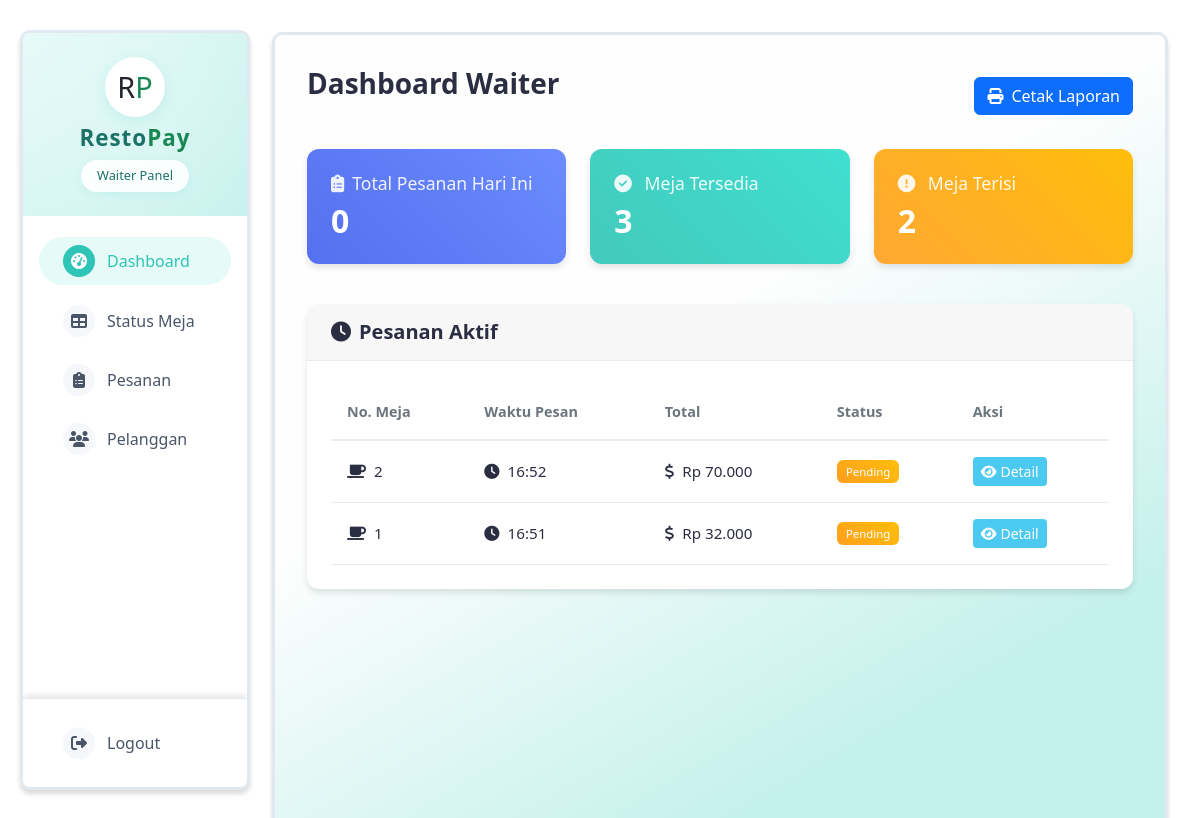
Page /waiter/index.php (signed in) on the committed database.
### tables this page shows
CREATE TABLE `orders` (
  `id` int(11) NOT NULL,
  `table_id` int(11) DEFAULT NULL,
  `waiter_id` int(11) DEFAULT NULL,
  `customer_id` int(11) DEFAULT NULL,
  `order_time` timestamp NOT NULL DEFAULT current_timestamp(),
  `status` enum('pending','completed') DEFAULT 'pending'
);

CREATE TABLE `tables` (
  `id` int(11) NOT NULL,
  `table_number` varchar(10) NOT NULL,
  `status` enum('available','occupied') DEFAULT 'available'
);

### waiter/index.php (the view, shortened to what this page needs)
<?php
require_once '../config/database.php';
include '../includes/header.php';
$stmt = $pdo->prepare("
    SELECT COUNT(*) as total_orders
    FROM orders
    WHERE waiter_id = ?
    AND DATE(order_time) = CURDATE()
");
$stmt->execute([$_SESSION['user_id']]);
$total_orders = $stmt->fetch()['total_orders'];
$stmt = $pdo->query("
    SELECT status, COUNT(*) as total
    FROM tables
    GROUP BY status
");
$table_stats = $stmt->fetchAll();
$stmt = $pdo->prepare("
    SELECT o.*, t.table_number,
    (SELECT SUM(oi.quantity * oi.price) FROM order_items oi WHERE oi.order_id = o.id) as total
    FROM orders o
    JOIN tables t ON o.table_id = t.id
    WHERE o.waiter_id = ?
    AND o.status = 'pending'
    ORDER BY o.order_time DESC
    LIMIT 5
");
$stmt->execute([$_SESSION['user_id']]);
$active_orders = $stmt->fetchAll();
?>
<div class="d-flex">
    <?php include '../includes/sidebar.php'; ?>
    <div class="container-fluid py-4">
        <div class="d-flex justify-content-between align-items-center">
            <h2 class="dashboard-title">Dashboard Waiter</h2>
            <button class="btn btn-primary" onclick="printDashboard()">
                <i class="fas fa-print me-2"></i>Cetak Laporan
            </button>
        </div>
        <div class="row mt-4">
            <div class="col-md-4">
                <div class="card stats-card bg-primary text-white">
                    <div class="card-body">
                        <h5><i class="fas fa-clipboard-list me-2"></i>Total Pesanan Hari Ini</h5>
                        <h3><?php echo $total_orders; ?></h3>
                    </div>
                </div>
            </div>
            <?php foreach ($table_stats as $stat): ?>
            <div class="col-md-4">
                <div class="card stats-card <?php echo $stat['status'] == 'available' ? 'bg-success' : 'bg-warning'; ?> text-white">
                    <div class="card-body">
                        <h5>
                            <i class="fas <?php echo $stat['status'] == 'available' ? 'fa-check-circle' : 'fa-exclamation-circle'; ?> me-2"></i>
                            Meja <?php echo $stat['status'] == 'available' ? 'Tersedia' : 'Terisi'; ?>
                        </h5>
                        <h3><?php echo $stat['total']; ?></h3>
                    </div>
                </div>
            </div>
            <?php endforeach; ?>
        </div>
        <div class="card mt-4">
            <div class="card-header">
                <h5 class="card-title"><i class="fas fa-clock me-2"></i>Pesanan Aktif</h5>
            </div>
            <div class="card-body">
                <div class="table-responsive">
                    <table class="table table-hover">
                        <thead>
                            <tr>
                                <th>No. Meja</th>
                                <th>Waktu Pesan</th>
                                <th>Total</th>
                                <th>Status</th>
                                <th>Aksi</th>
                            </tr>
                        </thead>
                        <tbody>
                            <?php foreach ($active_orders as $order): ?>
                            <tr>
                                <td><i class="fas fa-coffee me-2"></i><?php echo $order['table_number']; ?></td>
                                <td><i class="fas fa-clock me-2"></i><?php echo date('H:i', strtotime($order['order_time'])); ?></td>
                                <td><i class="fas fa-dollar-sign me-2"></i>Rp <?php echo number_format($order['total'], 0, ',', '.'); ?></td>
                                <td><span class="badge bg-warning">Pending</span></td>
                                <td>
                                    <button class="btn btn-sm btn-info" onclick="viewOrder(<?php echo $order['id']; ?>)">
                                        <i class="fas fa-eye me-1"></i>Detail
                                    </button>
                                </td>
                            </tr>
                            <?php endforeach; ?>
                        </tbody>
                    </table>
                </div>
            </div>
        </div>
    </div>
</div>
<?php include '../includes/footer.php'; ?>

### waiter/index.php (style rules this page uses)
:root { --primary-color: #4361ee; --success-color: #2ec4b6; --warning-color: #ff9f1c; --info-color: #4cc9f0; --dark-color: #2b2d42; --light-color: #f8f9fa; --shadow: 0 4px 6px rgba(0, 0, 0, 0.1); }
.container-fluid { background-color: #f5f7fb; min-height: 100vh; padding: 2rem !important; }
.dashboard-title { color: var(--dark-color); font-weight: 600; margin-bottom: 1.5rem; font-size: 1.75rem; }
.card { border: none; border-radius: 12px; box-shadow: var(--shadow); transition: transform 0.2s ease; margin-bottom: 1rem; overflow: hidden; }
.card-body { padding: 1.5rem; }
.card-header { background-color: rgba(0, 0, 0, 0.03); border-bottom: 1px solid rgba(0, 0, 0, 0.05); padding: 1rem 1.5rem; }
.card-header h5 { margin: 0; color: var(--dark-color); font-weight: 600; }
.table { margin: 0; }
.table thead th { border-top: none; border-bottom: 2px solid #e9ecef; color: #6c757d; font-weight: 600; font-size: 0.9rem; padding: 1rem; }
.table td { vertical-align: middle; color: var(--dark-color); font-size: 0.95rem; border-color: #e9ecef; padding: 1rem; }
.stats-card { position: relative; overflow: hidden; }
.stats-card::before { content: ''; position: absolute; top: 0; left: 0; width: 100%; height: 100%; background: linear-gradient(45deg, rgba(255,255,255,0.1) 0%, rgba(255,255,255,0) 100%); pointer-events: none; }
.stats-card .card-body { position: relative; z-index: 1; }
.stats-card h5 { font-size: 1.1rem; font-weight: 500; margin-bottom: 0.5rem; opacity: 0.9; }
.stats-card h3 { font-size: 2rem; font-weight: 600; margin: 0; }
.btn-info { background-color: var(--info-color); border: none; color: white; }
.bg-primary { background: linear-gradient(45deg, var(--primary-color), #6c8cff) !important; }
.bg-success { background: linear-gradient(45deg, var(--success-color), #40e0d0) !important; }
.bg-warning { background: linear-gradient(45deg, var(--warning-color), #ffbe0b) !important; }
.badge { padding: 0.5em 0.8em; font-weight: 500; }

### includes/sidebar.php (style rules this page uses)
body { margin-left: 240px; background:rgb(255, 255, 255); min-height: 100vh; padding: 2rem; }
.container-fluid { max-width: 100%; padding: 0 1rem; border-radius: 10px; border: 3px solid #e2e8f0; box-shadow: 0 4px 5px rgba(0, 0, 0, 0.15); background: linear-gradient(150deg,rgb(254, 254, 254) 40%, #c5f1ec 80%); }

### rows in the picture
orders: table.table_number "2", order_time "16:52", total "70.000"
orders: table.table_number "1", order_time "16:51", total "32.000"

### other values in the picture
$role "Waiter"
$total_orders "0"
$stat['total'] "3"
$stat['total'] "2"
